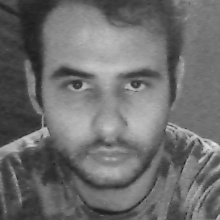
#> input picture refimage/Ref_image.jpg, 220 x 220 px, found by its file name
$ python distancia_da_camera.py
#> lines starting #> are read from the running program, lines starting #| are printed output that depends on the picture; after the words box and inside, x2 and y2 are one past the last pixel; in counts of white or black regions, pixels touching at a corner belong together; long printed decimals are rounded
# install opencv "pip install opencv-python"
import cv2

# distance from camera to object(face) measured
# centimeter
Known_distance = 76.2

# width of face in the real world or Object Plane
# centimeter
Known_width = 14.3

# Colors
GREEN = (0, 255, 0)
RED = (0, 0, 255)
WHITE = (255, 255, 255)
BLACK = (0, 0, 0)

# defining the fonts
fonts = cv2.FONT_HERSHEY_COMPLEX

# face detector object
face_detector = cv2.CascadeClassifier("haarcascade_frontalface_default.xml")

# focal length finder function
def Focal_Length_Finder(measured_distance, real_width, width_in_rf_image):
    # finding the focal length
    focal_length = (width_in_rf_image * measured_distance) / real_width
    return focal_length


# distance estimation function
def Distance_finder(Focal_Length, real_face_width, face_width_in_frame):
    distance = (real_face_width * Focal_Length) / face_width_in_frame

    # return the distance
    return distance

def microExpressoesFaciais(facesDetectadas, largura, altura):
    global id, confianca
    global aviso
    global reconhecedor
    global conectado, imagem
    global font
    global x
    global y
    global camera
    global imagemCinza
    font = cv2.FONT_HERSHEY_COMPLEX_SMALL
    detectorFace = cv2.CascadeClassifier("haarcascade_frontalface_default.xml")
    camera = cv2.VideoCapture(0)
    reconhecedor = cv2.face.EigenFaceRecognizer_create()
    reconhecedor.read("classificadorEigen.yml")
    largura, altura = 220, 220
    while (True):
        conectado, imagem = camera.read()
        # Conversão em escala de cinza
        imagemCinza = cv2.cvtColor(imagem, cv2.COLOR_BGR2GRAY)
        facesDetectadas = detectorFace.detectMultiScale(imagemCinza,scaleFactor=1.5, minSize=(100, 100))
        for (x, y, l, a) in facesDetectadas:
            imagemFace = cv2.resize(imagemCinza[y:y + a, x:x + l], (largura, altura))
            cv2.rectangle(imagem, (x, y), (x + l, y + a), (0,0,255), 2)
            confianca = reconhecedor.predict(imagemFace)
            #Se ID é igual a 1, emite a mensagem "Seguro sair" se não, emite a mensagem "Área hostil"
            if id == 1:
                aviso = "Seguro sair"
            else:
                aviso = "Area hostil"
            aviso = cv2.putText(imagem, aviso, (x, y + (a + 30)), font, 2, (0, 0, 255))

        return aviso


def face_data(image):
    face_width = 0  # making face width to zero

    # converting color image to gray scale image
    gray_image = cv2.cvtColor(image, cv2.COLOR_BGR2GRAY)

    # detecting face in the image
    faces = face_detector.detectMultiScale(gray_image, 1.3, 5)

    # looping through the faces detect in the image
    # getting coordinates x, y , width and height
    for (x, y, h, w) in faces:
        # draw the rectangle on the face
        cv2.rectangle(image, (x, y), (x + w, y + h), GREEN, 2)

        # getting face width in the pixels
        face_width = w

    # return the face width in pixel
    return face_width


# reading reference_image from directory
ref_image = cv2.imread(r"C:\Users\rafae\Desktop\teste2\refimage\Ref_image.jpg")
#> ref_image is the input picture: shape (220, 220, 3); min 22, max 228, mean 109.6

# find the face width(pixels) in the reference_image
ref_image_face_width = face_data(ref_image)
#> in face_data, `faces = face_detector.detectMultiScale(gray_image, 1.3, 5)`: faces = [[24, 21, 167, 167]]
#> the loop in face_data, `for (x, y, h, w) in faces:` made 1 pass
#> (x, y, h, w, face_width) on pass 1: (24, 21, 167, 167, 167)
#> after the loop in face_data, `for (x, y, h, w) in faces:`:
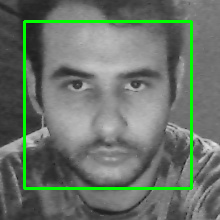
#> image: shape (220, 220, 3); 4.13% of pixels changed, all inside (x1, y1, x2, y2) = (23, 20, 193, 190)
#> ref_image_face_width = 167

# get the focal by calling "Focal_Length_Finder"
# face width in reference(pixels),
# Known_distance(centimeters),
# known_width(centimeters)
Focal_length_found = Focal_Length_Finder(
    Known_distance, Known_width, ref_image_face_width)
#> in Focal_Length_Finder, `focal_length = (width_in_rf_image * measured_distance) / real_width`: focal_length = 889.9
#> Focal_length_found = 889.9

print(Focal_length_found)
#| 889.888

# show the reference image
cv2.imshow("ref_image", ref_image)

# initialize the camera object so that we
# can get frame from it
cap = cv2.VideoCapture(0, cv2.CAP_DSHOW)

# looping through frame, incoming from
# camera/video
while True:
    # reading the frame from camera
    _, frame = cap.read()
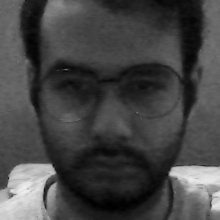
#> input picture fotos/pessoa.1.1.jpg, 220 x 220 px, given in place of the camera
#> frame is the input picture: shape (220, 220, 3); min 0, max 241, mean 69.2

    # calling face_data function to find
    # the width of face(pixels) in the frame
    face_width_in_frame = face_data(frame)
#> in face_data (call 2), `faces = face_detector.detectMultiScale(gray_image, 1.3, 5)`: faces = [[15, 17, 187, 187]]
#> the loop in face_data (call 2), `for (x, y, h, w) in faces:` made 1 pass
#> (x, y, h, w, face_width) on pass 1: (15, 17, 187, 187, 187)
#> after the loop in face_data (call 2), `for (x, y, h, w) in faces:`:
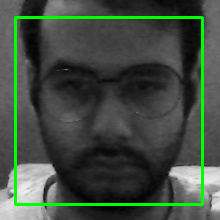
#> image: shape (220, 220, 3); 4.63% of pixels changed, all inside (x1, y1, x2, y2) = (14, 16, 204, 206)
#> face_width_in_frame = 187

    # check if the face is zero then not
    # find the distance
    if face_width_in_frame != 0:
        # finding the distance by calling function
        # Distance finder function need
        # these arguments the Focal_Length,
        # Known_width(centimeters),
        # and Known_distance(centimeters)
        Distance = Distance_finder(
            Focal_length_found, Known_width, face_width_in_frame)
#> in Distance_finder, `distance = (real_face_width * Focal_Length) / face_width_in_frame`: distance = 68.05
#> Distance = 68.05
        if Distance <= 50:
            print("Alerta nível S!")
        elif Distance <= 100:
            print("Alerta nível A!")
        elif Distance <= 150:
            print("Alerta nível B!")
        elif Distance >= 200:
            print("Seguro sair!")

        # draw line as background of text
        cv2.line(frame, (30, 30), (230, 30), RED, 32)
        cv2.line(frame, (30, 30), (230, 30), BLACK, 28)

        # Drawing Text on the screen
        cv2.putText(
            frame, f"Distance: {round(Distance, 2)} CM", (30, 35),
            fonts, 0.6, GREEN, 2)
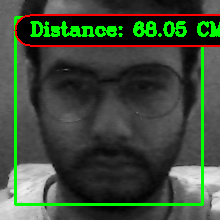
#> frame: shape (220, 220, 3); mean B, G, R 57.7, 74.1, 62.2

    # show the frame on the screen
    cv2.imshow("frame", frame)

    # quit the program if you press 'q' on keyboard
    if cv2.waitKey(1) == ord("q"):
#> (key q is pressed here)
        break

# closing the camera
cap.release()

# closing the windows that are opened
cv2.destroyAllWindows()
